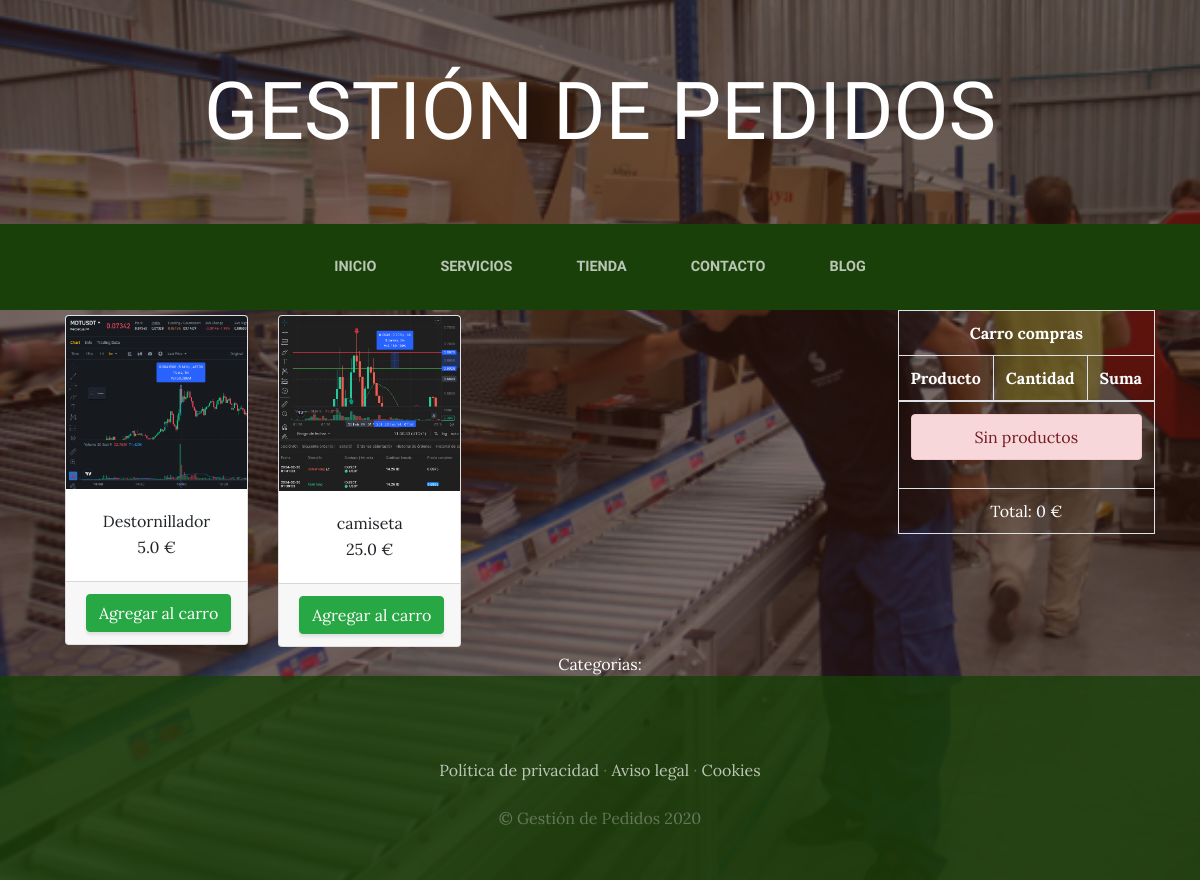
Page /tienda/tienda/ on the earlier database version.
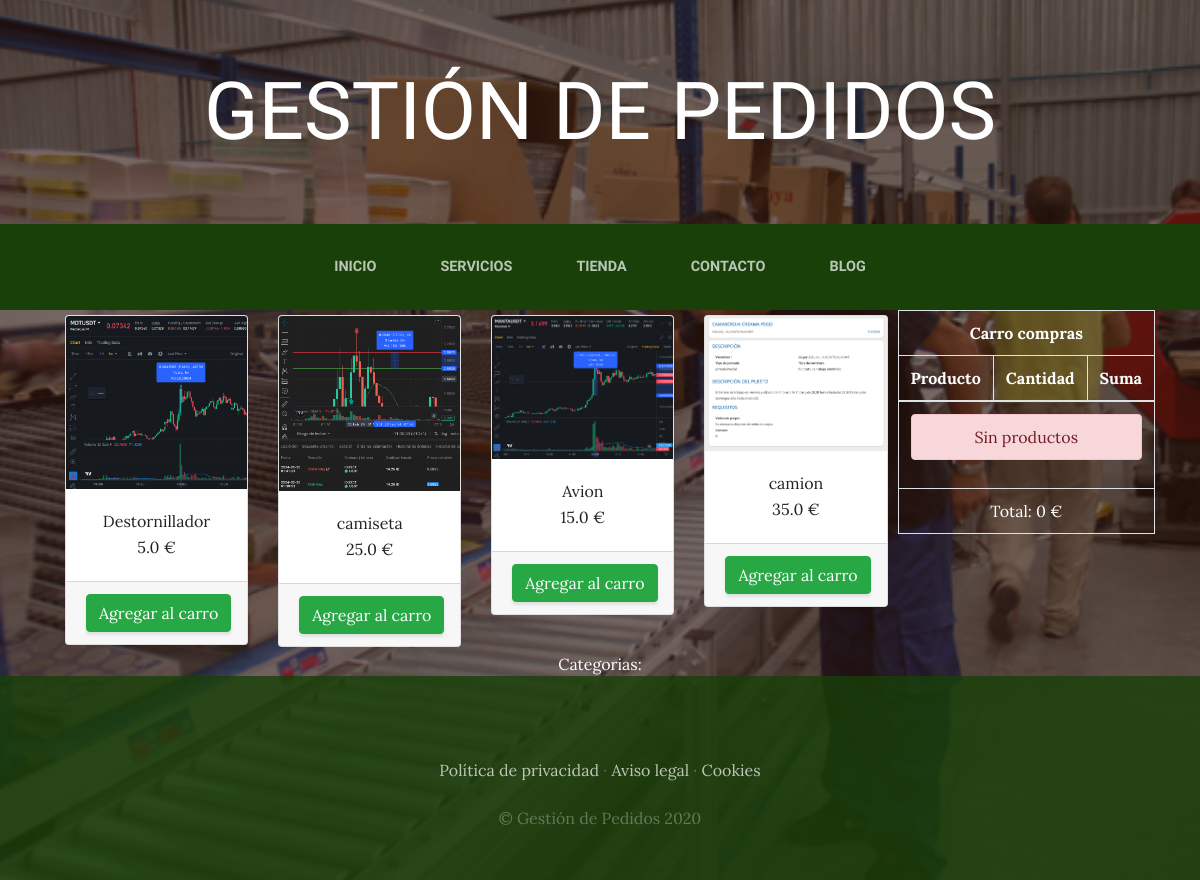
Same page on the later database version.
### Tienda/models.py (models this page shows, shortened)
class Producto(models.Model):
    nombre = models.CharField(max_length=50)
    categorias = models.ForeignKey(CategoriaProd, on_delete=models.CASCADE)
    imagen = models.ImageField(upload_to="Tienda", null=True, blank=True)
    precio = models.FloatField()
    disponibilidad = models.BooleanField(default=True)
    created = models.DateTimeField(auto_now_add=True)
    updated = models.DateTimeField(auto_now_add=True)
    class Meta:
        verbose_name = "Producto"
        verbose_name_plural = "Productos"

### Tienda/views.py (the view)
# urls.py: path('tienda/', views.tienda, name="Tienda"),
def tienda(request):
    productos = (Producto.objects.all())
    return render(request, "Tienda/tienda.html", {"productos": productos})

### Carro/context_processor.py (called while the page is built)
def importe_total_carro(request):
    carro = request.session.get("carro", {})  # Usar get() con un valor por defecto evita KeyError
    total = 0
    for key, value in carro.items():
        precio = float(value['precio'])  # Convertir el precio a flotante
        cantidad = int(value['cantidad'])  # Convertir la cantidad a entero
        total += precio * cantidad
    return {"importe_total_carro": total}

### Tienda/templates/Tienda/tienda.html (shortened to what this page needs)
{% extends "ProyectoWebApp/base.html" %}
{% load static %}
{% block content %}
<div class="container">
    <div style="float: right;">
        {% include "Carro/widget.html" %}
    </div>
    <div class="row">
    {% for producto in productos %}
        <div class="col-md-3">
            <div class="card" style="width: 100%; margin: 5px 5px;">
                <img class="card-img-top" src="{{ producto.imagen.url }}" alt=""/>
                <div class="card-body" style="text-align: center;">
                    <h7 class="card-title">{{ producto.nombre }}</h7>
                    <p class="card-text">{{ producto.precio }}&nbsp;€</p>
                </div>
                <div class="card-footer text-center">
                    <a href="{% url 'carro:agregar' producto.id %}" class="btn btn-success">Agregar al carro</a>
                </div>
            </div>
        </div>
    {% endfor %}
    </div>
</div>
<section>
<div style="width: 75%; margin: auto; text-align: center; color: white;">
    Categorias:
</div>
</section>
{% endblock %}

### ProyectoWebApp/templates/ProyectoWebApp/base.html (shortened to what this page needs)
<html>
  <head>
    {% load static %}
    <link href="{% static 'ProyectoWebApp/vendor/bootstrap/css/bootstrap.min.css' %}" rel="stylesheet" />
    <link href="{% static 'ProyectoWebApp/css/gestion.css' %}" rel="stylesheet" />
  </head>
  <body>
    <h1 class="site-heading text-center text-white d-none d-lg-block">
      <span class="site-heading-lower">Gestión de Pedidos</span>
    </h1>
    <nav class="navbar navbar-expand-lg navbar-dark py-lg-4" id="mainNav">
      <div class="container">
        <div class="collapse navbar-collapse" id="navbarResponsive">
          <ul class="navbar-nav mx-auto">
            <li class="nav-item {% if request.path == '/' %}active{% endif %} px-lg-4">
              <a class="nav-link text-uppercase text-expanded" href="{% url 'Home' %}"
                >Inicio</a
              >
            </li>
            <li class="nav-item {% if request.path == '/servicios/' %}active{% endif %} px-lg-4">
              <a
                class="nav-link text-uppercase text-expanded"
                href="{% url 'Servicios' %}"
                >Servicios</a
              >
            </li>
            <li class="nav-item {% if request.path == '/tienda/' %}active{% endif %} px-lg-4">
              <a
                class="nav-link text-uppercase text-expanded"
                href="{% url 'Tienda' %}"
                >Tienda</a
              >
            </li>
            <li class="nav-item {% if request.path == '/contacto/' %}active{% endif %} px-lg-4">
              <a
                class="nav-link text-uppercase text-expanded"
                href="{% url 'Contacto' %}"
                >Contacto</a
              >
            </li>
            <li class="nav-item {% if request.path|slice:':6' == '/blog/' %}active{% endif %} px-lg-4">
              <a class="nav-link text-uppercase text-expanded" href="{% url 'Blog' %}"
                >Blog</a
              >
            </li>
          </ul>
        </div>
      </div>
    </nav>
    {% block content %}
    {% endblock %}
    <footer class="footer text-faded text-center py-5">
      <div class="container">
        <p class="m-0 mbt">
          <a href="sample.html" class="link">Política de privacidad</a> ·
          <a href="sample.html" class="link">Aviso legal</a> ·
          <a href="sample.html" class="link">Cookies</a>
        </p>
        <p class="m-0 mbt1">&copy; Gestión de Pedidos 2020</p>
      </div>
    </footer>
  </body>
</html>

### Tienda/templates/Carro/widget.html
<table class="table table-bordered" style="color: white;">
    <thread>
        <tr>
            <th colspan="3" class="text-center">
                Carro compras
            </th>
        </tr>
        <tr>
            <th>
                Producto
            </th>
            <th>
                Cantidad
            </th>
            <th>
                Suma
            </th>
        </tr>
    </thread>
    <tbody>
        {% if request.session.carro.items %}
            {% for key, value in request.session.carro.items %}
                <tr class="text-center">
                    <td>{{value.nombre}}</td>
                    <td>{{value.cantidad}}</td>
                    <td>
                        <a href="{% url 'carro:restar' value.producto_id %}" class="btn btn-sm btn-success">-</a>
                        <a href="{% url 'carro:agregar' value.producto_id %}" class="btn btn-sm btn-success">+</a>
                        {{value.precio}}&nbsp;€
                    </td>
                </tr>
            {% endfor %}
        {% else %}
            <tr>
                <td colspan="3">
                    <div class="alert alert-danger text-center">
                        Sin productos
                    </div>
                </td>
            </tr>
        {% endif %}
    </tbody>
    <tfoot>
        <tr>
            <td colspan="3" style="color: white; text-align: center;">
                Total: {{importe_total_carro}}&nbsp;€
            </td>
        </tr>
    </tfoot>
</table>

### ProyectoWebApp/static/ProyectoWebApp/css/gestion.css (style rules this page uses)
body { font-family: 'Lora'; background: linear-gradient(rgba(47, 23, 15, 0.65), rgba(47, 23, 15, 0.65)), url("../img/bg_main.jpg"); background-attachment: fixed; background-position: center; background-size: cover; }
h1, h2, h3, h4, h5, h6 { font-family: 'Raleway'; }
p { line-height: 1.75; }
.text-faded { color: rgba(255, 255, 255, 0.3); }
.site-heading { margin-top: 5rem; margin-bottom: 5rem; text-transform: uppercase; line-height: 1; font-family: 'Raleway'; }
.site-heading .site-heading-lower { font-size: 5rem; font-weight: 100; line-height: 4rem; }
#mainNav { background-color: rgba(24, 64, 8); font-family: 'Raleway'; }
#mainNav .navbar-nav .nav-item .nav-link { color: rgba(255, 255, 255, 0.7); font-weight: 800; }
@media (min-width: 992px) { #mainNav .navbar-nav .nav-item .nav-link { font-size: 0.9rem; } }
.footer { background-color: rgba(24, 64, 8, 0.8); }
.btn { box-shadow: 0px 3px 3px 0px rgba(33, 37, 41, 0.1); }
.mbt { padding-top: 2rem; }
.mbt1 { padding-top: 1.25rem; }
a.link { color: rgba(255, 255, 255, 0.7); }

Differences in the rows shown:
added Producto: imagen (picture), nombre "Avion", precio "15.0"
added Producto: imagen (picture), nombre "camion", precio "35.0"
